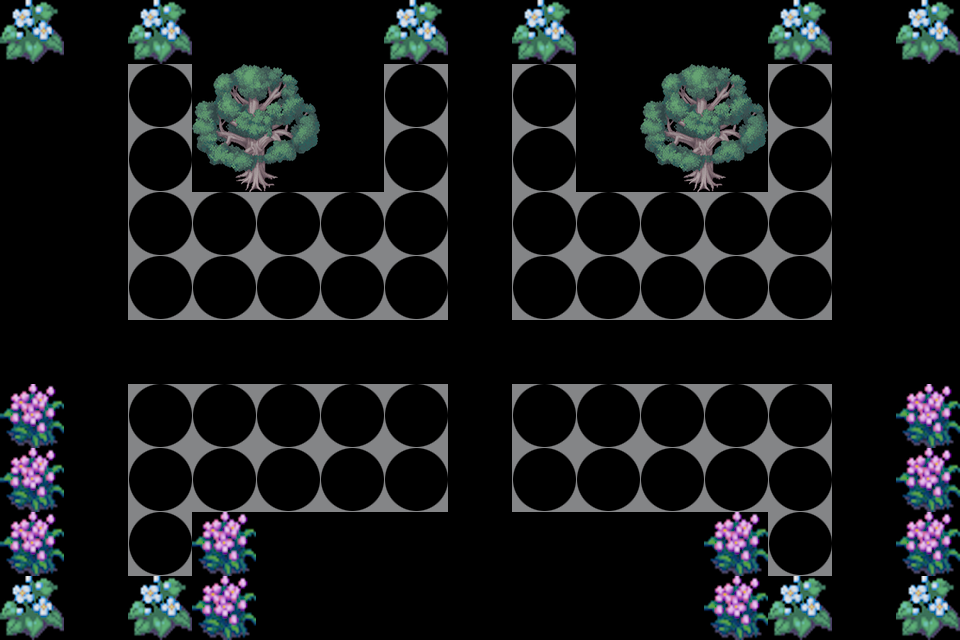

A level layout from a 2D game, rendered from its tile map. Below: a short description, then the map file with tile-grid data replaced by summaries:
An orthogonal 15x10 tile map with 64x64 px tiles, 2 tile layers (layer, showLayer) and 14 objects (wuqi1, wuqi2, wuqi3, wuqi4, wuqi5, ...).

<map version="1.0" orientation="orthogonal" renderorder="right-down" width="15" height="10" tilewidth="64" tileheight="64" nextobjectid="17">
 <tileset firstgid="1" name="map3" tilewidth="64" tileheight="64">
  <image source="map3.png" width="1024" height="1024" />
 </tileset>
 <layer name="layer" width="15" height="10">
  <data>[150 cells, 28 non-empty, 6 distinct tile ids]</data>
 </layer>
 <objectgroup name="object">
  <object id="1" name="wuqi1" x="352" y="576" width="32" height="16" />
  <object id="2" name="wuqi2" x="416" y="576" width="32" height="16" />
  <object id="3" name="wuqi3" x="480" y="576" width="32" height="16" />
  <object id="4" name="wuqi4" x="544" y="576" width="32" height="16" />
  <object id="5" name="wuqi5" x="608" y="576" width="32" height="16" />
  <object id="6" name="begin" x="88" y="602" width="13" height="13" />
  <object id="7" name="tag1" x="93" y="339" width="13" height="13" />
  <object id="8" name="tag2" x="861" y="339" width="13" height="13" />
  <object id="9" name="end" x="861" y="16" width="13" height="13" />
  <object id="11" name="end2" x="93" y="19" width="13" height="13" />
  <object id="13" name="tag21" x="477" y="339" width="13" height="13" />
  <object id="14" name="end3" x="477" y="19" width="13" height="13" />
  <object id="15" name="tag11" x="861" y="339" width="13" height="13" />
  <object id="16" name="tag12" x="93" y="339" width="13" height="13" />
 </objectgroup>
 <layer name="showLayer" width="15" height="10">
  <data>[150 cells, 50 non-empty, 1 distinct tile ids]</data>
 </layer>
</map>
